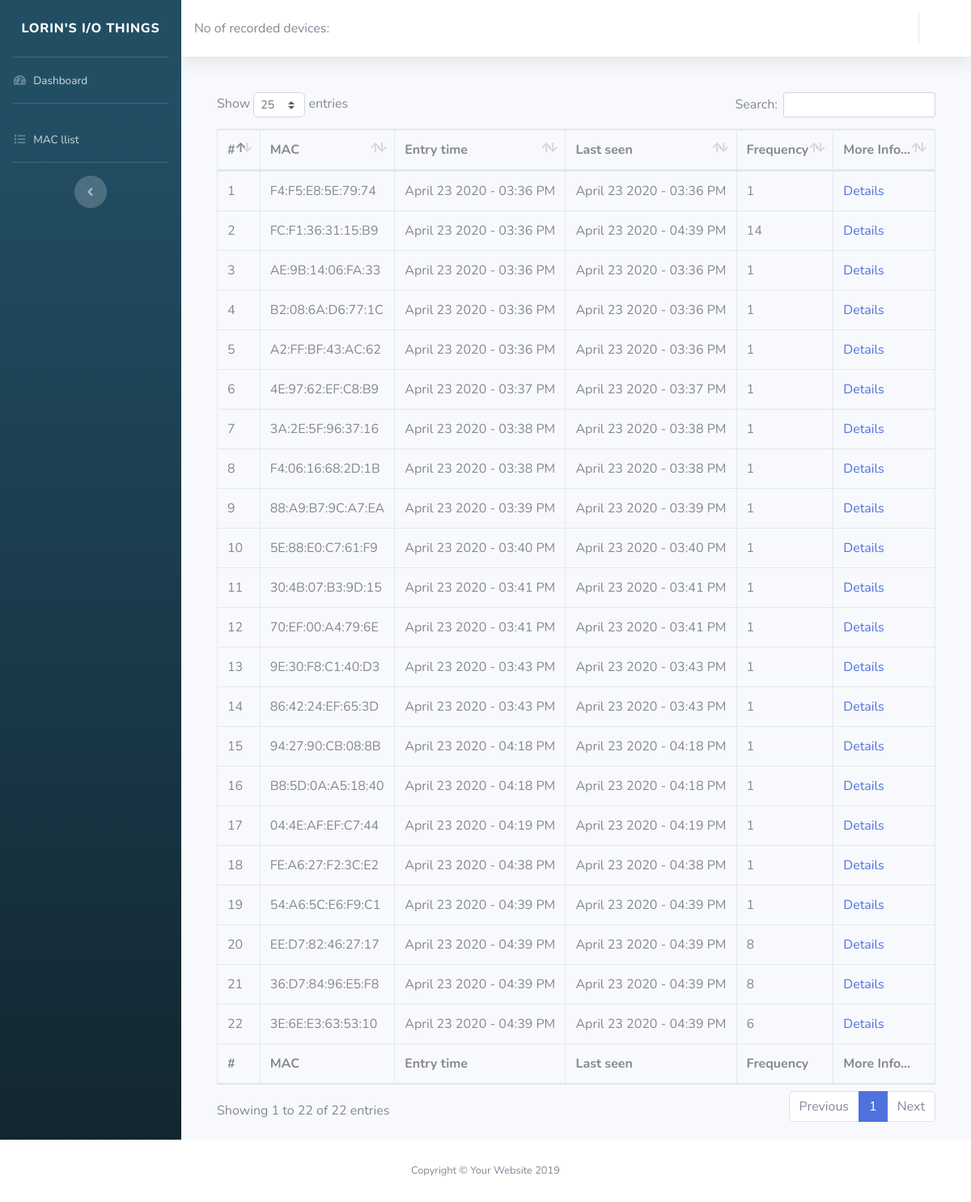
The page /macs on the database its author committed.
### tables this page shows
CREATE TABLE mac_log (
            id INTEGER PRIMARY KEY AUTOINCREMENT,
            mac TEXT,
            enter_datetime DATETIME,
            last_seen DATETIME,
            hz INTEGER DEFAULT 0
        );

### app/routes.py (the view)
@app.route('/macs', methods=['GET'])
def macs():
    mac_log = db.engine.execute('SELECT * FROM mac_log')
    return render_template('macs.html', mac_log=mac_log)

### app/routes.py (called while the page is built)
@app.template_filter('formatdatetime')
def format_datetime(value, format="%Y-%m-%d %H:%M:%S.%f"):
    if value is None:
        return ""
    dt = datetime.strptime(value, format)
    return dt.strftime('%B %d %Y - %I:%M %p')

### app/templates/macs.html (shortened to what this page needs)
{% extends 'base.html' %}
{% block content %}
<div id="content">
    {% include 'partials/_topbar.html' %}
    <div class="container-fluid">
      <div class="card-body">
        <div class="table-responsive">
          <table class="table table-bordered" data-page-length='25' id="dataTable" width="100%" cellspacing="0">
            <thead>
                <tr>
                    <th>#</th>
                    <th>MAC</th>
                    <th>Entry time</th>
                    <th>Last seen</th>
                    <th>Frequency</th>
                    <th>More Info...</th>
                </tr>
            </thead>
            <tfoot>
                <tr>
                    <th>#</th>
                    <th>MAC</th>
                    <th>Entry time</th>
                    <th>Last seen</th>
                    <th>Frequency</th>
                    <th>More Info...</th>
                </tr>
            </tfoot>
            <tbody>
                {% for mac in mac_log %}
                <tr>
                  <td>{{mac.id}}</td>
                  <td>{{mac.mac}}</td>
                  <td>{{mac.enter_datetime | formatdatetime}}</td>
                  <td>{{mac.last_seen | formatdatetime}}</td>
                  <td>{{mac.hz }}</td>
                  <td>
                      <a href="{{ url_for('details', mac=mac.mac) }}">Details</a>
                    </td>
                </tr>
              {% endfor %}
            </tbody>
          </table>
        </div>
      </div>
    </div>
  </div>
    </div>
</div>
{% endblock %}

### app/templates/base.html (shortened to what this page needs)
<!DOCTYPE html>
<html lang="en">
<head><meta http-equiv="Content-Type" content="text/html; charset=utf-8">
  <link href="{{ url_for('static', filename='vendor/fontawesome-free/css/all.min.css') }}" rel="stylesheet" type="text/css">
  <link href="{{ url_for('static', filename='sb-admin-2.min.css') }}" rel="stylesheet">
  <link href="{{ url_for('static', filename='vendor/datatables/dataTables.bootstrap4.min.css') }}" rel="stylesheet">
  <link rel="stylesheet" href="{{ url_for('static', filename='Chart.css') }}" />
</head>
<body id="page-top">
  <div id="wrapper">
    {% include 'partials/_sidebar.html' %}
    <div id="content-wrapper" class="d-flex flex-column">
     {% block content %} {% endblock %}
      <footer class="sticky-footer bg-white">
        <div class="container my-auto">
          <div class="copyright text-center my-auto">
            <span>Copyright &copy; Your Website 2019</span>
          </div>
        </div>
      </footer>
</body>
</html>

### app/templates/partials/_sidebar.html
    <ul class="navbar-nav bg-gradient-primary sidebar sidebar-dark accordion" id="accordionSidebar" style='background-color: #224E64;'>
       <a class="sidebar-brand d-flex align-items-center justify-content-center" href="{{ url_for('index') }}">
         <div class="sidebar-brand-text">Lorin's I/O things</div>
       </a>
       <hr class="sidebar-divider my-0">
       <li class="nav-item">
         <a class="nav-link" href="{{ url_for('index') }}">
           <i class="fas fa-fw fa-tachometer-alt"></i>
           <span>Dashboard</span></a>
       </li>
       <hr class="sidebar-divider">
       <li class="nav-item">
         <a class="nav-link" href="{{ url_for('macs') }}">
           <i class="fas fa-fw fa-list"></i>
           <span>MAC llist</span></a>
       </li>
       <hr class="sidebar-divider d-none d-md-block">
       <div class="text-center d-none d-md-inline">
         <button class="rounded-circle border-0" id="sidebarToggle"></button>
       </div>
     </ul>

### app/templates/partials/_topbar.html (shortened to what this page needs)
<nav class="navbar navbar-expand navbar-light bg-white topbar mb-4 static-top shadow">
    No of recorded devices: {{device}}
    <ul class="navbar-nav ml-auto">
      <li class="nav-item dropdown no-arrow">
        <a class="nav-link dropdown-toggle" href="#" id="userDropdown" role="button" data-toggle="dropdown" aria-haspopup="true" aria-expanded="false">
        </a>
      </li>
    </ul>
  </nav>

### app/templates/base.html (style rules this page uses)
.bg-gradient-primary { background-color: #224E64; background-image: linear-gradient(180deg,#224E64 10%,rgb(18, 38, 48) 100%); background-size: cover; }

### rows shown on the page
mac_log: id "1", mac "F4:F5:E8:5E:79:74", enter_datetime "April 23 2020 - 03:36 PM", last_seen "April 23 2020 - 03:36 PM", hz "1"
mac_log: id "2", mac "FC:F1:36:31:15:B9", enter_datetime "April 23 2020 - 03:36 PM", last_seen "April 23 2020 - 04:39 PM", hz "14"
mac_log: id "3", mac "AE:9B:14:06:FA:33", enter_datetime "April 23 2020 - 03:36 PM", last_seen "April 23 2020 - 03:36 PM", hz "1"
mac_log: id "4", mac "B2:08:6A:D6:77:1C", enter_datetime "April 23 2020 - 03:36 PM", last_seen "April 23 2020 - 03:36 PM", hz "1"
mac_log: id "5", mac "A2:FF:BF:43:AC:62", enter_datetime "April 23 2020 - 03:36 PM", last_seen "April 23 2020 - 03:36 PM", hz "1"
mac_log: id "6", mac "4E:97:62:EF:C8:B9", enter_datetime "April 23 2020 - 03:37 PM", last_seen "April 23 2020 - 03:37 PM", hz "1"
mac_log: id "7", mac "3A:2E:5F:96:37:16", enter_datetime "April 23 2020 - 03:38 PM", last_seen "April 23 2020 - 03:38 PM", hz "1"
mac_log: id "8", mac "F4:06:16:68:2D:1B", enter_datetime "April 23 2020 - 03:38 PM", last_seen "April 23 2020 - 03:38 PM", hz "1"
mac_log: id "9", mac "88:A9:B7:9C:A7:EA", enter_datetime "April 23 2020 - 03:39 PM", last_seen "April 23 2020 - 03:39 PM", hz "1"
mac_log: id "10", mac "5E:88:E0:C7:61:F9", enter_datetime "April 23 2020 - 03:40 PM", last_seen "April 23 2020 - 03:40 PM", hz "1"
mac_log: id "11", mac "30:4B:07:B3:9D:15", enter_datetime "April 23 2020 - 03:41 PM", last_seen "April 23 2020 - 03:41 PM", hz "1"
mac_log: id "12", mac "70:EF:00:A4:79:6E", enter_datetime "April 23 2020 - 03:41 PM", last_seen "April 23 2020 - 03:41 PM", hz "1"
mac_log: id "13", mac "9E:30:F8:C1:40:D3", enter_datetime "April 23 2020 - 03:43 PM", last_seen "April 23 2020 - 03:43 PM", hz "1"
mac_log: id "14", mac "86:42:24:EF:65:3D", enter_datetime "April 23 2020 - 03:43 PM", last_seen "April 23 2020 - 03:43 PM", hz "1"
mac_log: id "15", mac "94:27:90:CB:08:8B", enter_datetime "April 23 2020 - 04:18 PM", last_seen "April 23 2020 - 04:18 PM", hz "1"
mac_log: id "16", mac "B8:5D:0A:A5:18:40", enter_datetime "April 23 2020 - 04:18 PM", last_seen "April 23 2020 - 04:18 PM", hz "1"
mac_log: id "17", mac "04:4E:AF:EF:C7:44", enter_datetime "April 23 2020 - 04:19 PM", last_seen "April 23 2020 - 04:19 PM", hz "1"
mac_log: id "18", mac "FE:A6:27:F2:3C:E2", enter_datetime "April 23 2020 - 04:38 PM", last_seen "April 23 2020 - 04:38 PM", hz "1"
mac_log: id "19", mac "54:A6:5C:E6:F9:C1", enter_datetime "April 23 2020 - 04:39 PM", last_seen "April 23 2020 - 04:39 PM", hz "1"
mac_log: id "20", mac "EE:D7:82:46:27:17", enter_datetime "April 23 2020 - 04:39 PM", last_seen "April 23 2020 - 04:39 PM", hz "8"
mac_log: id "21", mac "36:D7:84:96:E5:F8", enter_datetime "April 23 2020 - 04:39 PM", last_seen "April 23 2020 - 04:39 PM", hz "8"
mac_log: id "22", mac "3E:6E:E3:63:53:10", enter_datetime "April 23 2020 - 04:39 PM", last_seen "April 23 2020 - 04:39 PM", hz "6"
